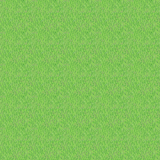

The image is a tile-based game level rendered from a .tmx file. Its description and complete source (layers, tilesets, objects, tile grids) follow:
An orthogonal 5x5 tile map with 32x32 px tiles, 1 tile layer (Tile Layer 1).

<map version="1.0" orientation="orthogonal" width="5" height="5" tilewidth="32" tileheight="32">
 <tileset firstgid="1" name="tiles" tilewidth="32" tileheight="32">
  <image source="../img/map/tiles.png" trans="ffffff" width="1024" height="2016" />
 </tileset>
 <layer name="Tile Layer 1" width="5" height="5">
  <data>
   <tile gid="71" />
   <tile gid="71" />
   <tile gid="71" />
   <tile gid="71" />
   <tile gid="71" />
   <tile gid="71" />
   <tile gid="71" />
   <tile gid="71" />
   <tile gid="71" />
   <tile gid="71" />
   <tile gid="71" />
   <tile gid="71" />
   <tile gid="71" />
   <tile gid="71" />
   <tile gid="71" />
   <tile gid="71" />
   <tile gid="71" />
   <tile gid="71" />
   <tile gid="71" />
   <tile gid="71" />
   <tile gid="71" />
   <tile gid="71" />
   <tile gid="71" />
   <tile gid="71" />
   <tile gid="71" />
  </data>
 </layer>
</map>
